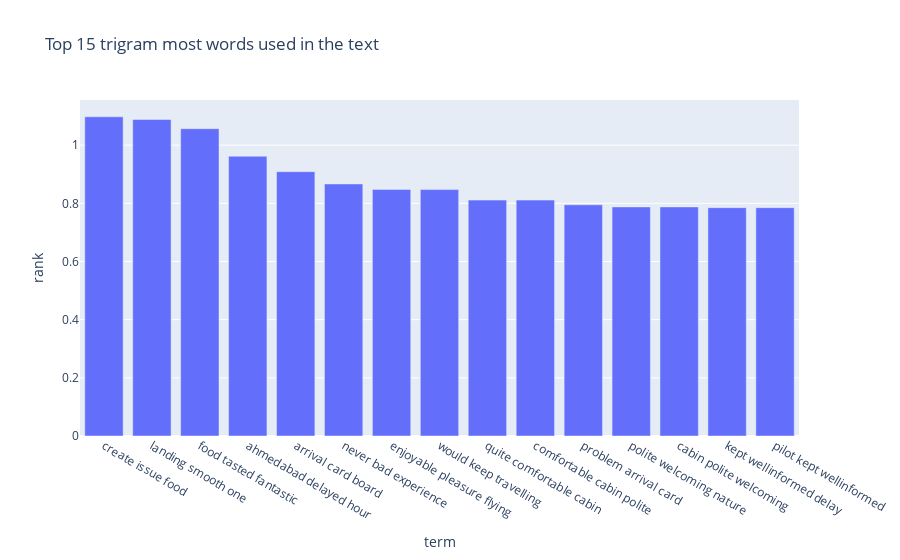

Source (notebook cell):
### Code cell
# ===================================================================================================
# Getting trigrams  
vectorizer = CountVectorizer(ngram_range =(3, 3)) 
X1 = vectorizer.fit_transform(df['longComments'])  
features = (vectorizer.get_feature_names()) 
print("\n\nX1 : \n", X1.toarray()) 
  
# Applying TFIDF 
vectorizer = TfidfVectorizer(ngram_range = (3, 3)) 
X2 = vectorizer.fit_transform(df['longComments']) 
scores = (X2.toarray()) 
print("\n\nScores : \n", scores) 
  
# Getting top ranking features 
sums = X2.sum(axis = 0) 
data1 = [] 
for col, term in enumerate(features): 
    data1.append( (term, sums[0, col] )) 
ranking = pd.DataFrame(data1, columns = ['term', 'rank']) 
words = (ranking.sort_values('rank', ascending = False)) 
print ("\n\nWords : \n", words.head(15)) 

# Getting the Top 15 trigrams
top_tri = words[:15]

# Plotting the top 15 trigrams
fig = px.bar(top_tri, x="term", y="rank",title="Top 15 trigram most words used in the text")
fig.show()
# ===================================================================================================

### Figure 1 — Plotly figure (JSON) as saved in the notebook; plotly's stock layout.template omitted (floating-point values rounded to 4 significant figures)
{"data": [{"alignmentgroup": "True", "hoverlabel": {"namelength": 0}, "hovertemplate": "term=%{x}<br>rank=%{y}", "legendgroup": "", "marker": {"color": "#636efa"}, "name": "", "offsetgroup": "", "orientation": "v", "showlegend": false, "textposition": "auto", "type": "bar", "x": ["create issue food", "landing smooth one", "food tasted fantastic", "ahmedabad delayed hour", "arrival card board", "never bad experience", "enjoyable pleasure flying", "would keep travelling", "quite comfortable cabin", "comfortable cabin polite", "problem arrival card", "polite welcoming nature", "cabin polite welcoming", "kept wellinformed delay", "pilot kept wellinformed"], "xaxis": "x", "y": [1.098, 1.088, 1.057, 0.962, 0.9088, 0.8666, 0.848, 0.8473, 0.8111, 0.8111, 0.7949, 0.7877, 0.7877, 0.7852, 0.7852], "yaxis": "y"}], "layout": {"barmode": "relative", "legend": {"tracegroupgap": 0}, "title": {"text": "Top 15 trigram most words used in the text"}, "xaxis": {"anchor": "y", "domain": [0, 1], "title": {"text": "term"}}, "yaxis": {"anchor": "x", "domain": [0, 1], "title": {"text": "rank"}}}}
